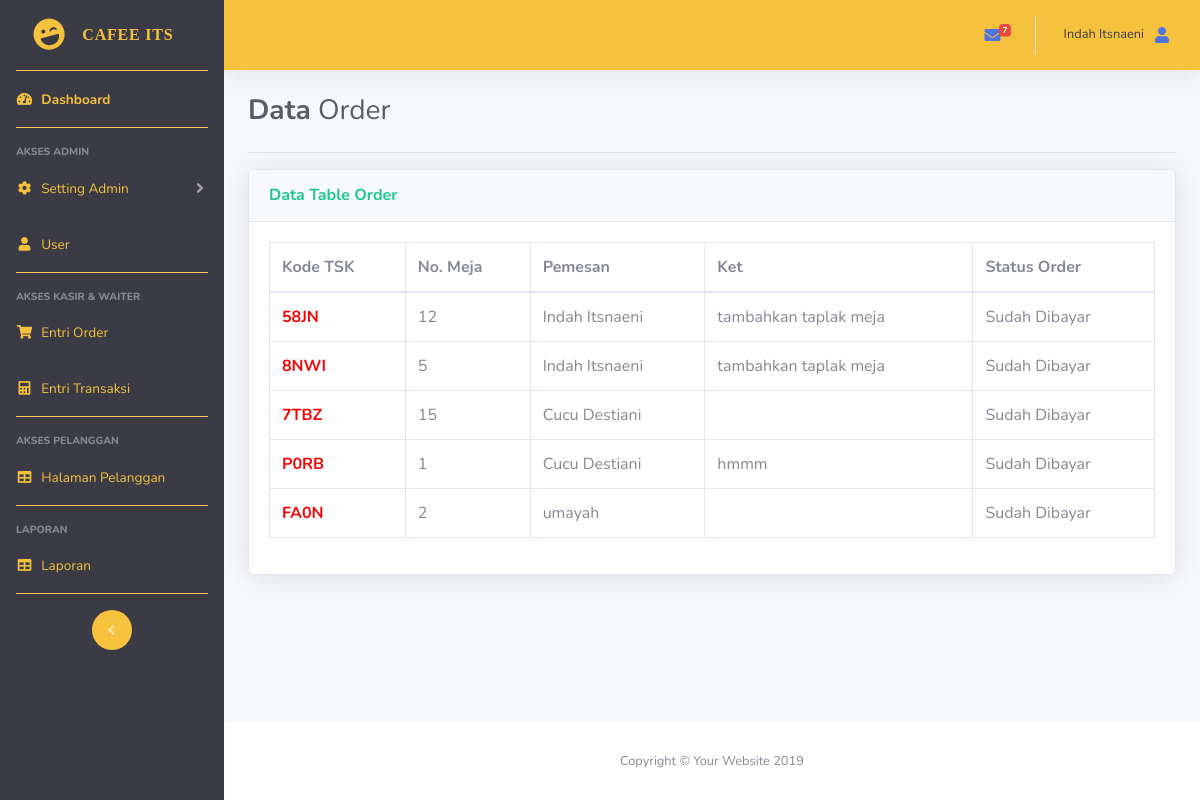
/entriOrderWaiter.php (signed in), run on the app's committed database.
### tables this page shows
CREATE TABLE `orders` (
  `id_orders` int(10) NOT NULL,
  `kode_beli` char(10) NOT NULL,
  `no_meja` char(10) NOT NULL,
  `tanggal` date NOT NULL,
  `id_user` int(10) NOT NULL,
  `keterangan` text NOT NULL,
  `status_orders` varchar(20) NOT NULL
);

CREATE TABLE `user` (
  `id_user` int(10) NOT NULL,
  `username` varchar(20) NOT NULL,
  `password` varchar(200) NOT NULL,
  `nama_user` varchar(200) NOT NULL,
  `id_level` int(10) NOT NULL
);

### entriOrderWaiter.php (the view, shortened to what this page needs)
<?php
require 'admin/sidebar.php';
require 'function.php';
$order = mysqli_query($conn, "SELECT * FROM orders INNER JOIN user WHERE status_orders = 'Sudah Dibayar' AND orders.id_user=user.id_user");
 ?>
<div class="container">
	<div class="mt-3">
		<h1 class="h3 mb-4 text-gray-800"><b>Data</b> Order</h1>
			<hr>
	</div>
	<div class="card shadow mb-4">
        <div class="card-header py-3">
          <h6 class="m-0 font-weight-bold text-success">Data Table Order</h6>
        </div>
        <div class="card-body">
          <div class="table-responsive">
          	<form>
          		<table class="table table-bordered" id="dataTable" width="100%" cellspacing="0">
          			<thead>
          				<tr>
          					<th>Kode TSK</th>
	          				<th>No. Meja</th>
	          				<th>Pemesan</th>
	          				<th>Ket</th>
	          				<th>Status Order</th>
          				</tr>
          			</thead>
          			<tbody>
          			<?php while($row = mysqli_fetch_assoc($order)) : ?>
          				<tr>
          					<td><a style="color: red;" href="entriOrderData.php?id=<?= $row["id_orders"]; ?>"><b><?= $row["kode_beli"]; ?></b></a></td>
          					<td><?= $row["no_meja"]; ?></td>
          					<td><?= $row["nama_user"]; ?></td>
          					<td><?= $row["keterangan"] ?></td>
          					<td><?= $row["status_orders"]; ?></td>
          				</tr>
          			<?php endwhile; ?>
          			</tbody>
          		</table>
          	</form>
          </div>
        </div>
    </div>
</div>
 <?php require 'admin/footer.php'; ?>

### admin/sidebar.php (shortened to what this page needs)
 <!DOCTYPE html>
<html lang="en">
<head>
  <link href="vendor/fontawesome-free/css/all.min.css" rel="stylesheet" type="text/css">
  <link href="css/sb-admin-2.min.css" rel="stylesheet">
</head>
<body id="page-top">
  <div id="wrapper">
    <ul class="navbar-nav bg-gray-900 sidebar sidebar-dark accordion" id="accordionSidebar">
      <a class="sidebar-brand d-flex align-items-center justify-content-center" href="index.php">
        <div class="sidebar-brand-icon rotate-n-15 text-warning">
          <i class="fas fa-laugh-wink"></i>
        </div>
        <div class="sidebar-brand-text mx-3 text-warning" style="font-family: jokerman;">Cafee ITS</div>
      </a>
      <hr class="sidebar-divider my-0 bg-warning">
      <li class="nav-item active">
        <a class="nav-link text-warning" href="index.php">
          <i class="fas fa-fw fa-tachometer-alt text-warning"></i>
          <span>Dashboard</span></a>
      </li>
<?php if($_SESSION['petugas_level'] == 1) { ?>
      <hr class="sidebar-divider bg-warning">
      <div class="sidebar-heading">
        Akses Admin
      </div>
      <li class="nav-item">
        <a class="nav-link collapsed text-warning" href="#" data-toggle="collapse" data-target="#collapseTwo" aria-expanded="true" aria-controls="collapseTwo">
          <i class="fas fa-fw fa-cog text-warning"></i>
          <span>Setting Admin</span>
        </a>
      </li>
<?php } ?>
<?php if($_SESSION['petugas_level'] == 1) { ?>
      <li class="nav-item">
        <a class="nav-link text-warning" href="user.php">
          <i class="fas fa-fw fa-user text-warning"></i>
          <span>User</span></a>
      </li>
<?php } ?>
  <hr class="sidebar-divider bg-warning">
      <div class="sidebar-heading">
        Akses Kasir & Waiter
      </div>
<?php if($_SESSION['petugas_level'] == 1 || $_SESSION['petugas_level'] == 4) { ?>
      <li class="nav-item">
        <a class="nav-link text-warning" href="entriOrderWaiter.php">
          <i class="fas fa-fw fa-shopping-cart text-warning"></i>
          <span>Entri Order</span></a>
      </li>
<?php } ?>
<?php if($_SESSION['petugas_level'] == 1 || $_SESSION['petugas_level'] == 2) { ?>
      <li class="nav-item">
        <a class="nav-link text-warning" href="entriOrderKasir.php">
          <i class="fas fa-fw fa-calculator text-warning"></i>
          <span>Entri Transaksi</span></a>
      </li>
<?php } ?>
<?php if($_SESSION['petugas_level'] == 1 || $_SESSION['petugas_level'] == 5 || $_SESSION['petugas_level'] == 4) { ?>
      <hr class="sidebar-divider bg-warning">
      <div class="sidebar-heading">
        Akses Pelanggan
      </div>
      <li class="nav-item">
        <a class="nav-link text-warning" href="pageUser.php" target="halamanUser.php">
          <i class="fas fa-fw fa-table text-warning"></i>
          <span>Halaman Pelanggan</span></a>
      </li>
<?php } ?>
       <hr class="sidebar-divider bg-warning">
<?php if($_SESSION['petugas_level'] == 1 || $_SESSION['petugas_level'] == 2 || $_SESSION['petugas_level'] == 3 || $_SESSION['petugas_level'] == 4) { ?>
      <div class="sidebar-heading">
        Laporan
      </div>
      <li class="nav-item">
        <a class="nav-link text-warning" href="pageUser.php" target="halamanUser.php">
          <i class="fas fa-fw fa-table text-warning"></i>
          <span>Laporan</span></a>
      </li>
<?php } ?>
 <hr class="sidebar-divider bg-warning">
      <div class="text-center d-none d-md-inline">
        <button class="rounded-circle border-0 bg-warning" id="sidebarToggle"></button>
      </div>
    </ul>
    <div id="content-wrapper" class="d-flex flex-column">
      <div id="content">
        <nav class="navbar navbar-expand navbar-warning bg-warning topbar mb-4 static-top shadow">
          <ul class="navbar-nav ml-auto">
            <li class="nav-item dropdown no-arrow mx-1">
              <a class="nav-link dropdown-toggle" href="#" id="messagesDropdown" role="button" data-toggle="dropdown" aria-haspopup="true" aria-expanded="false">
                <i class="fas fa-envelope fa-fw"></i>
                <span class="badge badge-danger badge-counter">7</span>
              </a>
            </li>
            <li class="nav-item dropdown no-arrow">
              <a class="nav-link dropdown-toggle" href="#" id="userDropdown" role="button" data-toggle="dropdown" aria-haspopup="true" aria-expanded="false">
                <span class="mr-2 d-none d-lg-inline text-gray-900 small"><?= $_SESSION["petugas_nama_user"]; ?></span>
                <i class="fas fa-user fa-fw"></i>
              </a>
            </li>
          </ul>
        </nav>

### admin/footer.php (shortened to what this page needs)
      </div>
      <footer class="sticky-footer bg-white">
        <div class="container my-auto">
          <div class="copyright text-center my-auto">
            <span>Copyright &copy; Your Website 2019</span>
          </div>
        </div>
      </footer>
    </div>
  </div>
</body>
</html>

### data on the page
orders: kode_beli "58JN", no_meja "12", id_user.nama_user "Indah Itsnaeni", keterangan "tambahkan taplak meja", status_orders "Sudah Dibayar"
orders: kode_beli "8NWI", no_meja "5", id_user.nama_user "Indah Itsnaeni", keterangan "tambahkan taplak meja", status_orders "Sudah Dibayar"
orders: kode_beli "7TBZ", no_meja "15", id_user.nama_user "Cucu Destiani", status_orders "Sudah Dibayar"
orders: kode_beli "P0RB", no_meja "1", id_user.nama_user "Cucu Destiani", keterangan "hmmm", status_orders "Sudah Dibayar"
orders: kode_beli "FA0N", no_meja "2", id_user.nama_user "umayah", status_orders "Sudah Dibayar"

### other printed values
$_SESSION["petugas_nama_user"] "Indah Itsnaeni"
